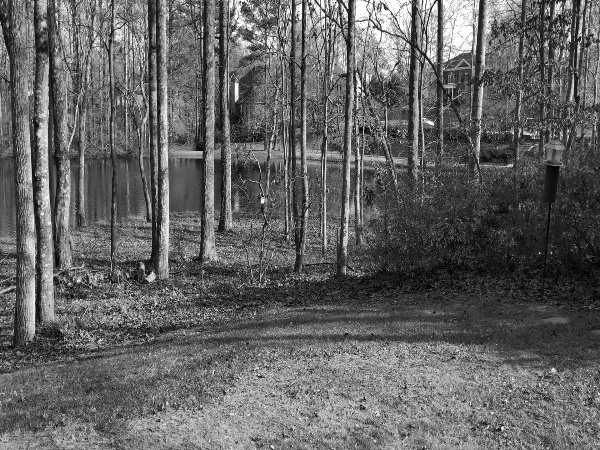
#> input picture train/rs612/run-2-more-custom-positives/neg/rw-1045.jpg, 600 x 450 px
$ python detect-robomow.py --video neg/rw-1045.jpg
#> lines starting #> are read from the running program, lines starting #| are printed output that depends on the picture; after the words box and inside, x2 and y2 are one past the last pixel; in counts of white or black regions, pixels touching at a corner belong together
#> further down, frame is the input picture: shape (450, 600, 3); min 0, max 255, mean 98.7
#python color_tracking.py

# import the necessary packages
from collections import deque
import numpy as np
import argparse
import imutils
import cv2
import urllib #for reading image from URL


rm_cascade = cv2.CascadeClassifier('model/cascade.xml')


# construct the argument parse and parse the arguments
ap = argparse.ArgumentParser()
ap.add_argument("-v", "--video",
    help="path to the (optional) video file")
ap.add_argument("-b", "--buffer", type=int, default=64,
    help="max buffer size")
args = vars(ap.parse_args())

# define the lower and upper boundaries of the colors in the HSV color space
#lower = {'red':(166, 84, 141), 'green':(66, 122, 129), 'blue':(97, 100, 117), 'yellow':(23, 59, 119), 'orange':(0, 50, 80)}
lower = {'red':(0, 0, 30),'green':(0,0,47),'blue':(0,0,37)}
#assign new item lower['blue'] = (93, 10, 0)
#upper = {'red':(186,255,255), 'green':(86,255,255), 'blue':(117,255,255), 'yellow':(54,255,255), 'orange':(20,255,255)}
upper = {'red':(255,97,66),'green':(156,141,126),'blue':(255,255,27)}

# define standard colors for circle around the object
colors = {'red':(0,0,255), 'green':(0,255,0), 'blue':(255,0,0), 'yellow':(0, 255, 217), 'orange':(0,140,255)}

def drawDriveway(frame):
    # bottom line
    cv2.line(frame,(00,500),(70,470),(0,255,0),2)
    cv2.line(frame,(70,470),(70,600),(0,255,0),2)

    # top upper line
    cv2.line(frame,(0,250),(250,200),(0,255,0),2)

    # top connect line
    cv2.line(frame,(250,200),(400,300),(0,255,0),2)

    # right outer line
    cv2.line(frame,(400,300),(550,500),(0,255,0),2)

    # right outer line
    cv2.line(frame,(550,500),(550,600),(0,255,0),2)

    # Message
    posStr = "Time to"
    cv2.putText(frame,posStr, (200,325), cv2.FONT_HERSHEY_SIMPLEX, 0.6,colors['blue'],2)
    posStr = "Open Garage Door"
    cv2.putText(frame,posStr, (150,350), cv2.FONT_HERSHEY_SIMPLEX, 0.6,colors['blue'],2)
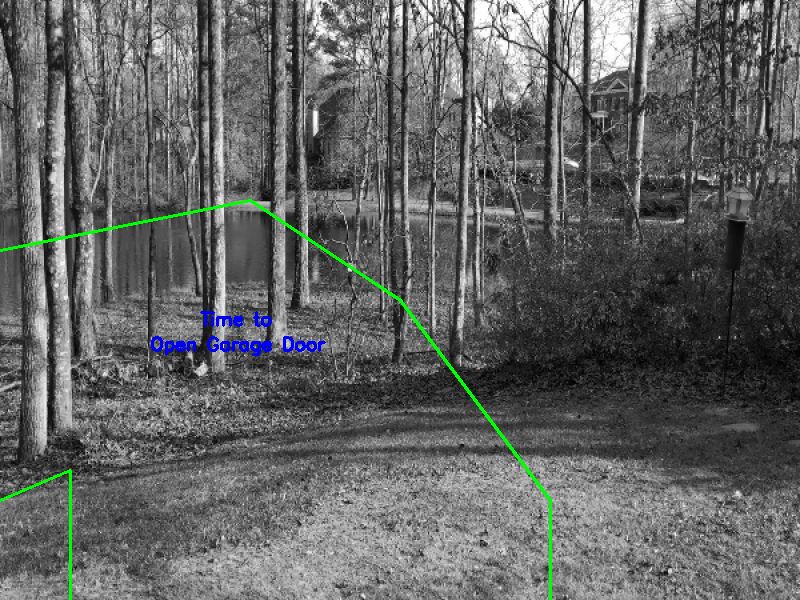
#> frame: shape (600, 800, 3); mean B, G, R 98.6, 99.3, 97.7
    print("Drawing Driveway")

pts = deque(maxlen=args["buffer"])

# if a video path was not supplied, grab the reference
# to the webcam
if not args.get("video", False):
    camera = cv2.VideoCapture(0)
else:
    camera = cv2.VideoCapture(args["video"])
frame_width=800
frame_height=600
#out = cv2.VideoWriter('detect-robomow.avi',cv2.VideoWriter_fourcc('M','J','P','G'), 10, (frame_width,frame_height))

# keep looping
imgFound = 0
while True:
    # grab the current frame
    (grabbed, frame) = camera.read()
    # if we are viewing a video and we did not grab a frame,
    # then we have reached the end of the video
    if args.get("video") and not grabbed:
        break

    #IP webcam image stream
    #URL = 'http://10.254.254.102:8080/shot.jpg'
    #urllib.urlretrieve(URL, 'shot1.jpg')
#    frame = cv2.imread('pos-800x600/frame2552.jpg')


    # resize the frame, blur it, and convert it to the HSV
    # color space
    frame = imutils.resize(frame, width=800)

    drawDriveway(frame)
    gray = cv2.cvtColor(frame, cv2.COLOR_BGR2GRAY)
    watches = rm_cascade.detectMultiScale(gray,minNeighbors=10,minSize=(125,125),maxSize=(150,150))
#> watches = [[46, 12, 126, 126]]
    i = 1
    for (x,y,w,h) in watches:
        if i == 1:
            cv2.rectangle(frame,(x,y),(x+w,y+h),(255,255,0),2)
            posStr = "i=" + str(i)
            cv2.putText(frame,posStr, (int(x),int(y)), cv2.FONT_HERSHEY_SIMPLEX, 0.6,colors['blue'],2)
        i=i+1
#> this loop made 1 pass
#> (x, y, w, h, posStr, i) on pass 1: (46, 12, 126, 126, 'i=1', 2)
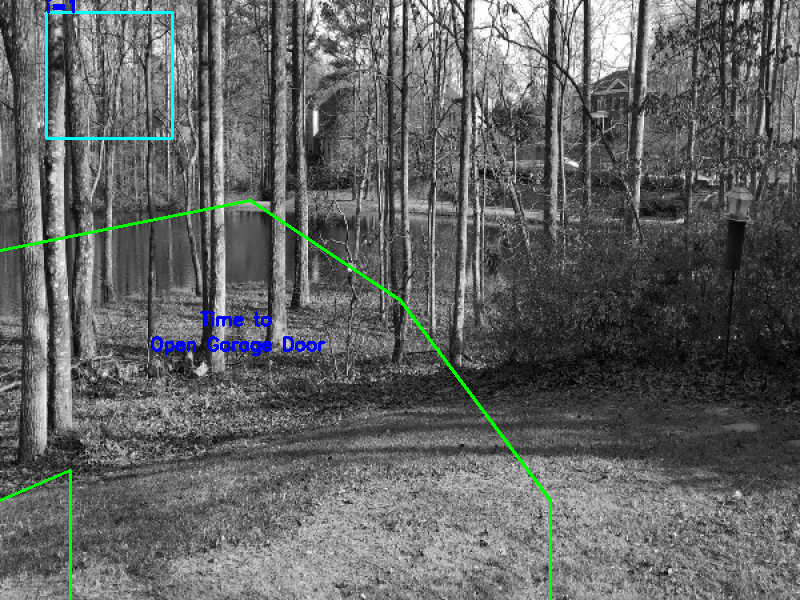
#> frame: shape (600, 800, 3); 0.34% of pixels changed, all inside (x1, y1, x2, y2) = (45, 0, 174, 140)
#> after the loop, i = 2

    # show the frame to our screen
    cv2.imshow("Frame", frame)
    #out.write(frame)

    key = cv2.waitKey(1) & 0xFF
#> (key q is pressed here)
    # if the 'q' key is pressed, stop the loop
    if key == ord("q"):
        break

# cleanup the camera and close any open windows
#out.release()
camera.release()
cv2.destroyAllWindows()
